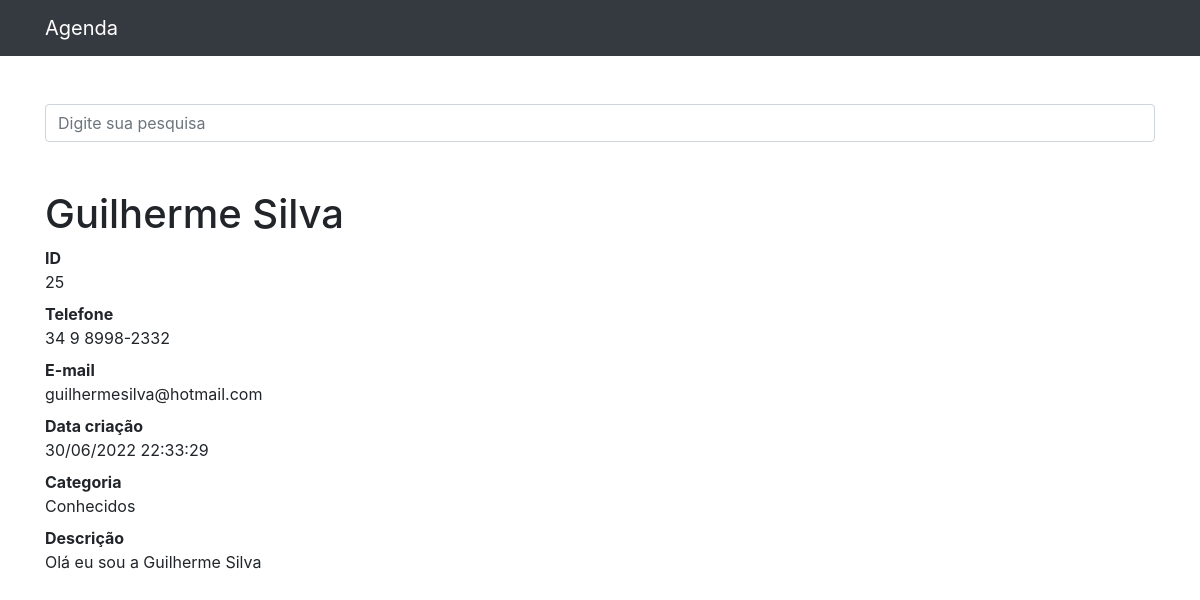
Screenshot of /25 with the database file from the repository.
### contatos/models.py (models this page shows, shortened)
class Contato(models.Model):
    nome = models.CharField(max_length=150)
    sobrenome = models.CharField(max_length=255, blank=True)
    telefone = models.CharField(max_length=255)
    email = models.CharField(max_length=255, blank=True)
    data_criacao = models.DateTimeField(default=timezone.now)
    descricao = models.TextField(blank=True)
    categoria = models.ForeignKey(Categoria, on_delete=models.DO_NOTHING)
    mostrar = models.BooleanField(default=True)
    foto = models.ImageField(blank=True, upload_to='fotos/%Y/%m/')

class Categoria(models.Model):
    nome = models.CharField(max_length=255)
    def __str__(self):
        return self.nome

### contatos/views.py (the view)
# urls.py: path('<int:contato_id>', views.ver_contato, name='ver_contato'),
def ver_contato(request, contato_id):
        contato = get_object_or_404(Contato, id=contato_id)
        if not contato.mostrar:
            raise Http404
        return render(request, 'contatos/ver_contato.html', {
            'contato': contato
        })

### contatos/templates/contatos/ver_contato.html (shortened to what this page needs)
{% extends 'base.html'%}
{%block conteudo%}
    <h1 class="mt-5">{{ contato.nome }} {{ contato.sobrenome }}</h1>
    <dl>
      <dt>ID</dt>
      <dd>{{ contato.id }}</dd>
      <dt>Telefone</dt>
      <dd>{{ contato.telefone }}</dd>
      <dt>E-mail</dt>
      <dd>{{ contato.email }}</dd>
      <dt>Data criação</dt>
      <dd>{{ contato.data_criacao|date:'d/m/Y H:i:s' }}</dd>
      <dt>Categoria</dt>
      <dd>{{ contato.categoria }}</dd>
      <dt>Descrição</dt>
      <dd>{{ contato.descricao }}</dd>
    </dl>
{%endblock%}

### rows the page displays
Contato: nome "Guilherme", sobrenome "Silva", id "25", telefone "34 9 8998-2332", email "guilhermesilva@hotmail.com", data_criacao "30/06/2022 22:33:29", categoria "Conhecidos", descricao "Olá eu sou a Guilherme Silva"
